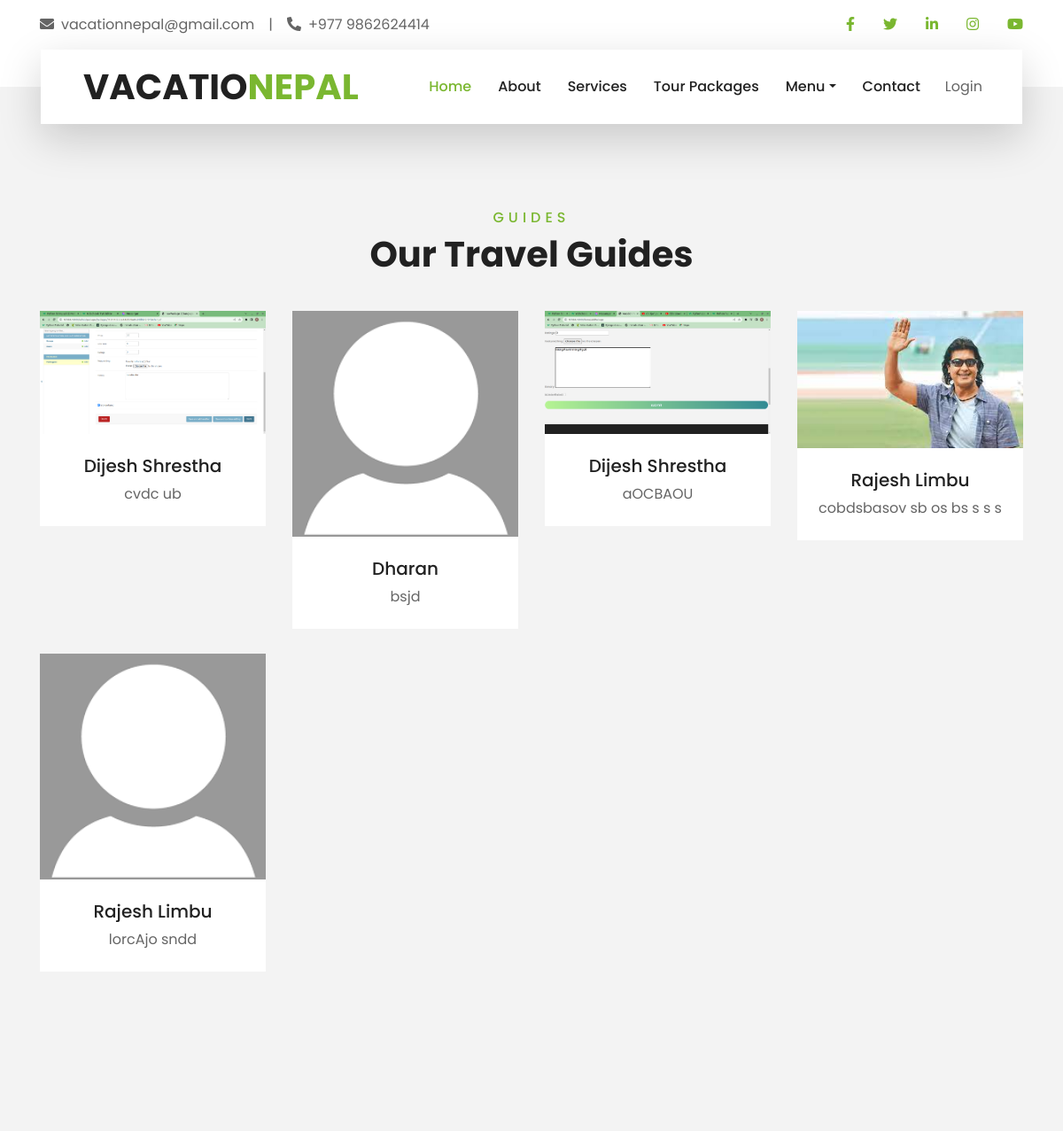
The app's page /home/guides/ (upper part), older data.
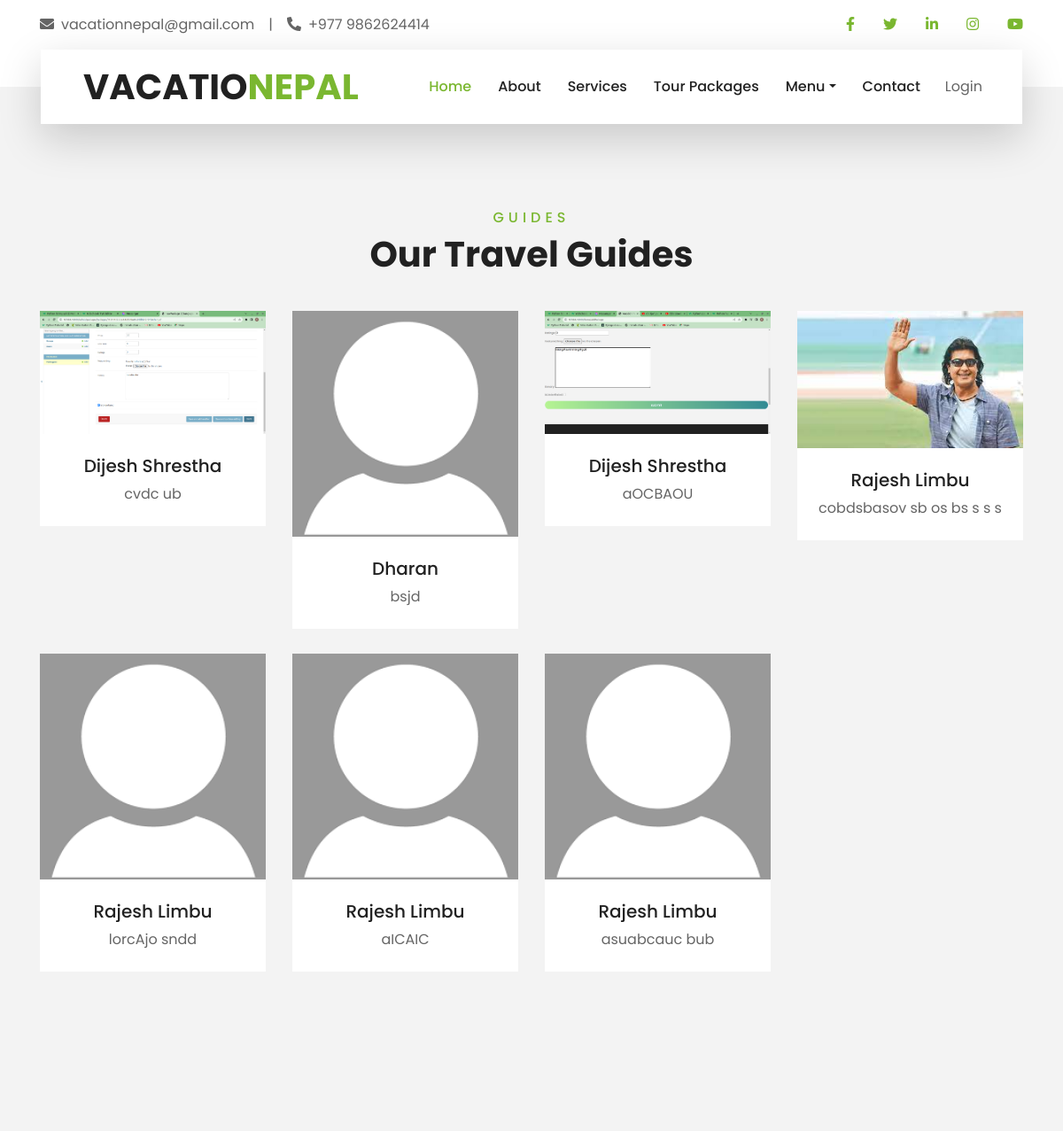
The same page, newer data.
### users/models.py (models this page shows, shortened)
class GuideInfo(models.Model):
    user = models.OneToOneField(User,on_delete=models.CASCADE,null=True)
    name= models.CharField(max_length=100)
    email= models.EmailField(max_length=200,blank=True,null=True)
    phone= models.IntegerField(unique=True)
    adresss1= models.CharField(max_length=200,blank=True,null=True)
    adresss2= models.CharField(max_length=200)
    province=models.IntegerField(choices=provinces,default='1')
    profileImage=models.ImageField(null=True,blank=True,default='userdp.png')
    cvFile= models.FileField(upload_to='cv/',validators=[validate_file])
    fbLink= models.CharField(max_length=500,blank=True,null=True)
    instaLink= models.CharField(max_length=500,blank=True,null=True)
    shortIntro=models.TextField(max_length=100)
    id=models.UUIDField(default=uuid.uuid4,unique=True,primary_key=True,editable=False)
    created=models.DateTimeField(auto_now_add=True)
    approvedByAdmin= models.BooleanField(default=False)

### packages/views.py (the view)
# urls.py: path('guides/',views.ourGuides,name ='guides'),
def ourGuides(request):
       guides =GuideInfo.objects.all()
       context={'guides':guides}
       return render(request,'packages/guides.html',context)

### packages/templates/packages/guides.html (shortened to what this page needs)
{%extends 'main.html'%}
{%load static%}
{%block content%}
<div class="container-fluid py-5">
    <div class="container pt-5 pb-3">
        <div class="text-center mb-3 pb-3">
            <h6 class="text-primary text-uppercase" style="letter-spacing: 5px;">Guides</h6>
            <h1>Our Travel Guides</h1>
        </div>
        <div class="row">
            {%for guide in guides%}
              <div class="col-lg-3 col-md-4 col-sm-6 pb-1">
                <div class="team-item bg-white mb-4">
                    <div class="team-img position-relative overflow-hidden">
                        <img class="img-fluid w-100" src="{{guide.profileImage.url}}" alt="error">
                        <div class="team-social" >
                        </div>
                    </div>
                    <div class="text-center py-4">
                        <h5 class="text-truncate">{{guide.name}}</h5>
                        <p class="m-0">{{guide.shortIntro}}</p>
                    </div>
                </div>
            </div>
            {%endfor%}
        </div>
    </div>
</div>
{%endblock%}

Row changes from the older to the newer data that the page shows:
added GuideInfo: profileImage (picture), name "Rajesh Limbu", shortIntro "aICAIC"
added GuideInfo: profileImage (picture), name "Rajesh Limbu", shortIntro "asuabcauc bub"
